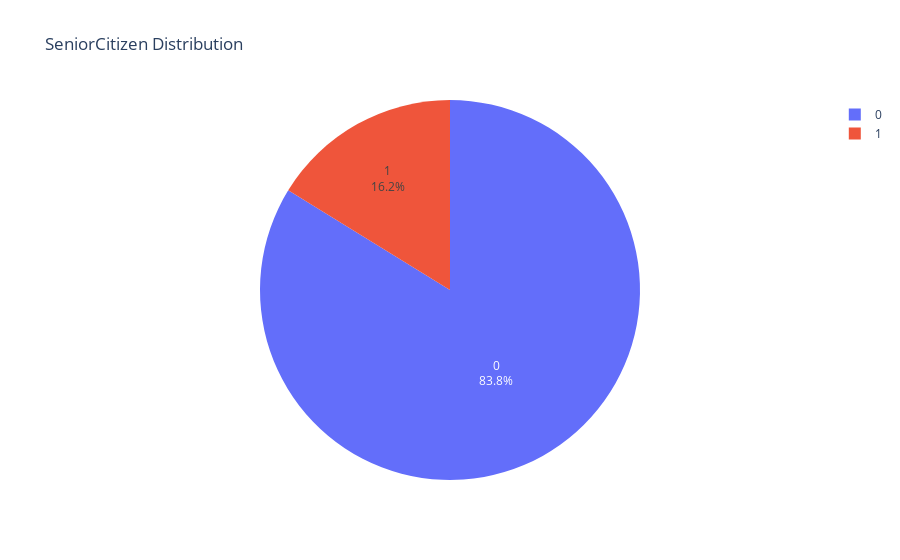

Source (notebook cell):
### Code cell
fig = px.pie(data['SeniorCitizen'].value_counts().reset_index().rename(columns={'index':'Type'}), values='SeniorCitizen', names='Type', title='SeniorCitizen Distribution')
fig.update_traces(textposition='inside', textinfo='percent+label')
fig.show()

### Figure 1 — Plotly figure (JSON) as saved in the notebook; plotly's stock layout.template omitted (floating-point values rounded to 4 significant figures)
{"data": [{"domain": {"x": [0, 1], "y": [0, 1]}, "hovertemplate": "Type=%{label}<br>SeniorCitizen=%{value}<extra></extra>", "labels": [0, 1], "legendgroup": "", "name": "", "showlegend": true, "textinfo": "percent+label", "textposition": "inside", "type": "pie", "values": [5901, 1142]}], "layout": {"legend": {"tracegroupgap": 0}, "title": {"text": "SeniorCitizen Distribution"}}}
